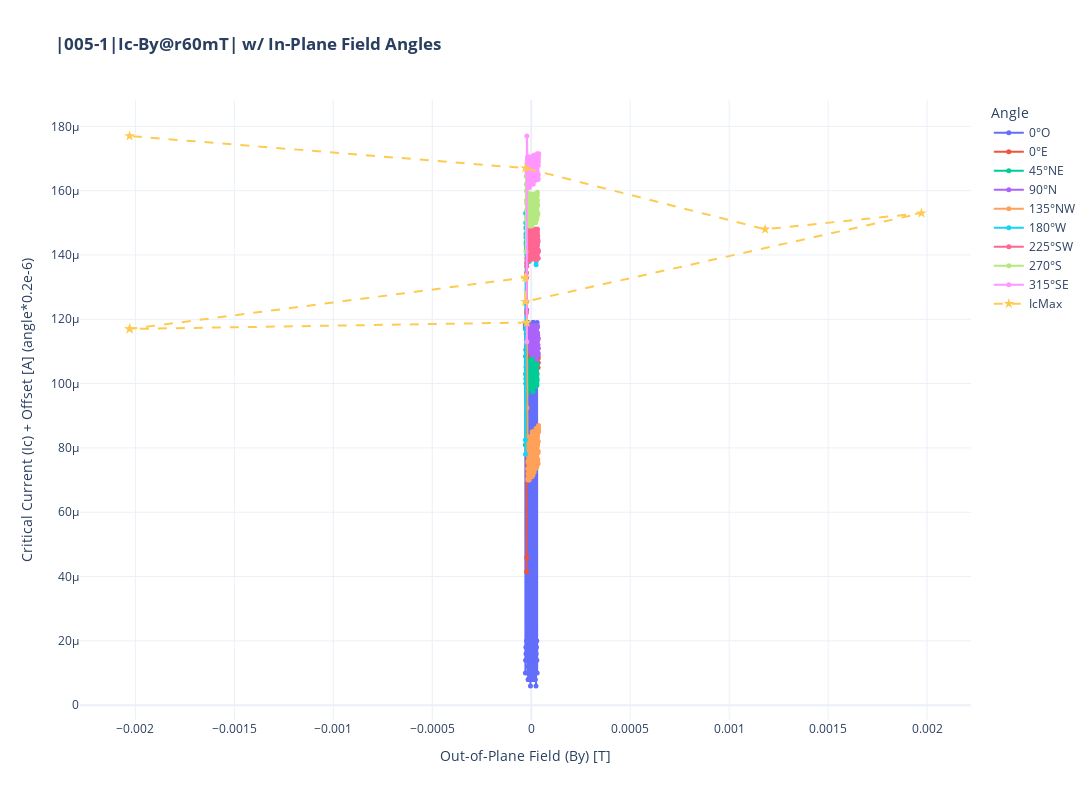

This figure's notebook cell:
### Code cell
import pandas as pd
import plotly.graph_objects as go
from IPython.display import clear_output

# Assume plot_heatmaps is defined elsewhere and works as expected
# from your_module import plot_heatmaps # Example of how you might import it

# --- Helper Function Definition ---
def process_and_plot_data(dataid, angle, angle_label, fig, IcMax_df, ByOffset, ByRange, f_factor):
    """
    Processes data for a given angle and dataid, updates the IcMax_df,
    and adds a trace to the figure.

    Args:
        dataid (int): The ID of the dataset.
        angle (int or float): The angle in degrees.
        angle_label (str): A short label for the angle (e.g., "NE", "E").
        fig (go.Figure): The Plotly figure object to add traces to.
        IcMax_df (pd.DataFrame): DataFrame to store maximum Ic values.
        ByRange (float): The range to filter 'param_value'.
        f_factor (float): The factor 'f' used in Ic_offset calculation.

    Returns:
        tuple: Updated (fig, IcMax_df)
    """
    print(f"Processing dataid: {dataid}, angle: {angle}° ({angle_label})")
    Ic_offset = angle * 1e-6 * f_factor
    
    # Simulate plot_heatmaps if it's not available in this environment
    # In your actual code, you would call your plot_heatmaps function:
    # fig1, fig2, fig3, Ic_df = plot_heatmaps(dataid)
    
    # --- Placeholder for plot_heatmaps and Ic_df generation ---
    # Replace this with your actual plot_heatmaps call and Ic_df structure
    # For demonstration, creating a dummy Ic_df
    if 'plot_heatmaps' not in globals():
        print(f"Warning: 'plot_heatmaps' function not found. Using dummy data for dataid {dataid}.")
        _data_points = 10
        _param_values = [(i - _data_points/2) * ByRange / (_data_points/2) for i in range(_data_points)] # Symetric around 0
        _ic_values = [abs(5e-6 - abs(pv)*1e-3 + (angle/90)*1e-7) for pv in _param_values] # Dummy Ic values
        Ic_df = pd.DataFrame({
            "param_value": _param_values,
            "Ic": _ic_values
        })
    else:
        # This is where your actual data loading happens
        fig1, fig2, fig3, Ic_df = plot_heatmaps(dataid) 
    # --- End of Placeholder ---

    # Filter out the Ic_df
    Ic_df_filtered = Ic_df[(Ic_df["param_value"] < ByRange) & (Ic_df["param_value"] > -ByRange)].copy() # Use .copy() to avoid SettingWithCopyWarning

    if Ic_df_filtered.empty:
        print(f"Warning: Ic_df_filtered is empty for dataid {dataid} after filtering with ByRange {ByRange}. Skipping this data point for IcMax and plot trace.")
        return fig, IcMax_df

    # Find the param_value where Ic is maximal
    # Ensure 'Ic' column exists and is numeric
    if 'Ic' not in Ic_df_filtered.columns or not pd.api.types.is_numeric_dtype(Ic_df_filtered['Ic']):
        print(f"Error: 'Ic' column is missing or not numeric in Ic_df_filtered for dataid {dataid}.")
        return fig, IcMax_df
        
    By = Ic_df_filtered.loc[Ic_df_filtered["Ic"].idxmax(), "param_value"]
    Ic_max_value = Ic_df_filtered["Ic"].max()
    
    new_row_data = [{"angle": angle, "IcMax": Ic_max_value, "By": By, "dataid": dataid}]
    new_row_df = pd.DataFrame(new_row_data)
    IcMax_df = pd.concat([IcMax_df, new_row_df], ignore_index=True)
    
    # Add trace to the main figure
    fig.add_trace(go.Scatter(
        x=Ic_df_filtered["param_value"]+ByOffset,  # Out-off-plane field y_field values, unit: T
        y=Ic_df_filtered["Ic"] + Ic_offset,  # Critical current Ic values, unit: A
        mode='lines+markers',
        name=f'{angle}°{angle_label}',
        marker=dict(size=5),
        line=dict(width=2)
    ))
    
    clear_output(wait=True) # Clears the output of the cell, useful in notebooks
    return fig, IcMax_df

# --- Main Script ---
f = 0.2
ByRange = 10e-3
IcMax_df = pd.DataFrame(columns=["angle", "IcMax", "By", "dataid"])
fig = go.Figure()

# Define data points as a list of dictionaries for easier iteration
data_points = [
    {"dataid": 144, "angle": 0, "label": "O", "ByOffset": 0e-3},
    {"dataid": 197, "angle": 0, "label": "E", "ByOffset": 2e-3+5.5e-6},
    {"dataid": 196, "angle": 45, "label": "NE", "ByOffset": 2e-3+500e-9},
    {"dataid": 178, "angle": 90, "label": "N", "ByOffset": 0e-3+6e-6},
    {"dataid": 180, "angle": 135, "label": "NW", "ByOffset": 0e-3+7.5e-6},
    {"dataid": 186, "angle": 180, "label": "W", "ByOffset": -2e-3},
    {"dataid": 185, "angle": 225, "label": "SW", "ByOffset": -1.2e-3+6e-6},
    {"dataid": 188, "angle": 270, "label": "S", "ByOffset": 0e-3+3.5e-6},
    {"dataid": 191, "angle": 315, "label": "SE", "ByOffset": 2e-3+7.5e-6},
]

# Loop through the data points and process them
for point in data_points:
    fig, IcMax_df = process_and_plot_data(
        dataid=point["dataid"],
        angle=point["angle"],
        angle_label=point["label"],
        fig=fig,
        IcMax_df=IcMax_df,
        ByOffset=point["ByOffset"],
        ByRange=ByRange,
        f_factor=f
    )

# Add IcMax_df trace to fig
if not IcMax_df.empty:
    fig.add_trace(go.Scatter(
        x=IcMax_df["By"],  # By values where Ic is maximal
        y=IcMax_df["IcMax"] + IcMax_df["angle"] * 1e-6 * f,  # Max Critical current Ic values, unit: A
        mode='lines+markers',
        name='IcMax',
        marker=dict(size=8, symbol='star'), # Made marker different for clarity
        line=dict(width=2, dash='dash') # Differentiated line style
    ))
else:
    print("IcMax_df is empty. Skipping the IcMax trend plot.")

# --- Figure Layout and Display ---
fig.update_layout(
    title="<b>|005-1|Ic-By@r60mT| w/ In-Plane Field Angles",
    xaxis_title="Out-of-Plane Field (By) [T]",
    yaxis_title=f"Critical Current (Ic) + Offset [A] (angle*{f}e-6)",
    legend_title="Angle",
    hovermode="x unified",
    template="plotly_white",
    width=1600,
    height=800,

)
fig.show()

print("\nFinal IcMax DataFrame:")
print(IcMax_df)
